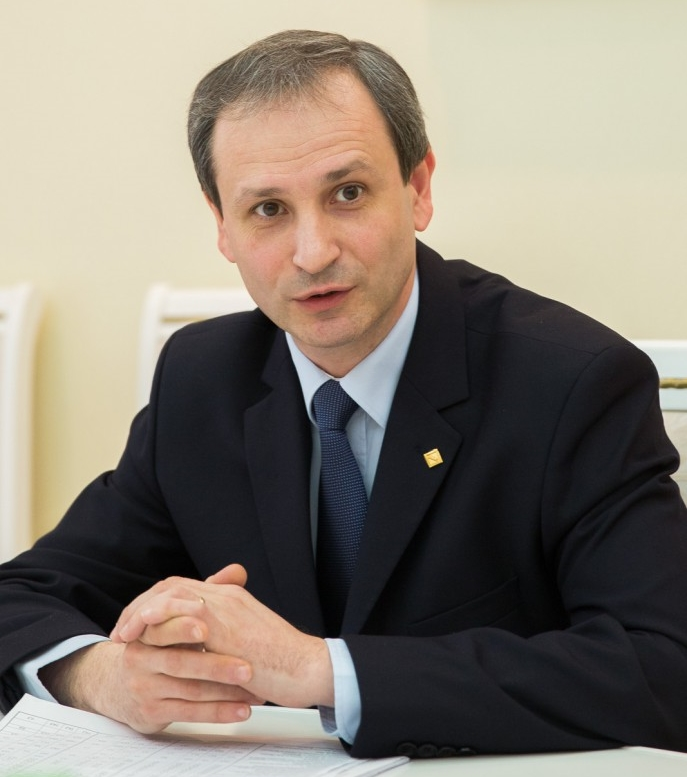
#> input picture lab4/img/bostan.tiff, 687 x 777 px
$ python 2.py
#> lines starting #> are read from the running program, lines starting #| are printed output that depends on the picture
import cv2
import numpy as np
import matplotlib.pyplot as plt

# Define the image path
image_path = '../img/bostan.tiff'

try:
    c = cv2.imread(image_path)
#> c is the input picture: shape (777, 687, 3); mean B, G, R 114.9, 126.2, 135
    if c is None:
        raise FileNotFoundError(f"Image not found at {image_path}. Please check the path and filename.")

    c_rgb = cv2.cvtColor(c, cv2.COLOR_BGR2RGB) if len(c.shape) == 3 else c

    cc = c[50:306, 206:462]
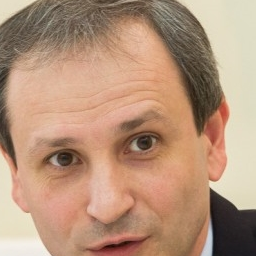
#> cc: shape (256, 256, 3); mean B, G, R 122.6, 147.1, 181.7

    cc_rgb = cv2.cvtColor(cc, cv2.COLOR_BGR2RGB) if len(cc.shape) == 3 else cc


    colors = ('b', 'g', 'r')
    for i, color in enumerate(colors):
        hist = cv2.calcHist([cc], [i], None, [256], [0, 256])
        plt.plot(hist, color=color, alpha=0.7)
    plt.title('Histograms (Color Channels)')
    plt.xlabel('Pixel Value')
    plt.ylabel('Frequency')
    plt.legend(['Blue channel', 'Green channel', 'Red channel'])
    plt.grid(True)
    plt.show()
#> figure, not shown here; curve peaks at x = 198, y = 2087; curve peaks at x = 221, y = 2055; curve peaks at x = 223, y = 2409


    b, g, r = cv2.split(cc)
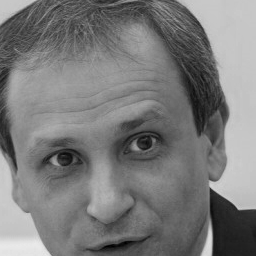
#> b: shape (256, 256); min 0, max 234, mean 122.6
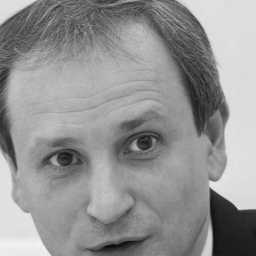
#> g: shape (256, 256); min 3, max 244, mean 147.1
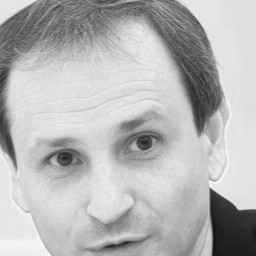
#> r: shape (256, 256); min 16, max 255, mean 181.7

    b_eq = cv2.equalizeHist(b)
    g_eq = cv2.equalizeHist(g)
    r_eq = cv2.equalizeHist(r)
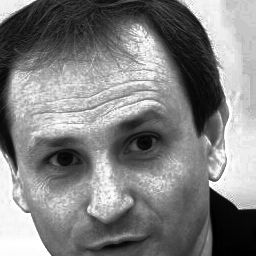
#> r_eq: shape (256, 256); min 0, max 255, mean 128.9

    h_color = cv2.merge([b_eq, g_eq, r_eq])
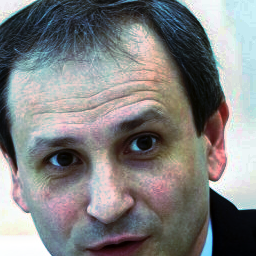
#> h_color: shape (256, 256, 3); mean B, G, R 128.6, 128.6, 128.9
    h_color_rgb = cv2.cvtColor(h_color, cv2.COLOR_BGR2RGB)

    plt.figure(figsize=(12, 6))
    plt.subplot(1, 2, 1)
    plt.imshow(cc_rgb)
    plt.title('Original Color Image (cc)')
    plt.axis('off')

    plt.subplot(1, 2, 2)
    plt.imshow(h_color_rgb)
    plt.title('Equalized Color Image (h)')
    plt.axis('off')
    plt.show()


    colors_eq = ('b', 'g', 'r')
    for i, color in enumerate(colors_eq):
        hist_eq = cv2.calcHist([h_color], [i], None, [256], [0, 256])
        plt.plot(hist_eq, color=color, alpha=0.7)
    plt.title('Histograms of Equalized Color')
    plt.xlabel('Pixel Value')
    plt.ylabel('Frequency')
    plt.legend(['Blue channel (Equalized)', 'Green channel (Equalized)', 'Red channel (Equalized)'])
    plt.grid(True)
    plt.tight_layout()
    plt.show()
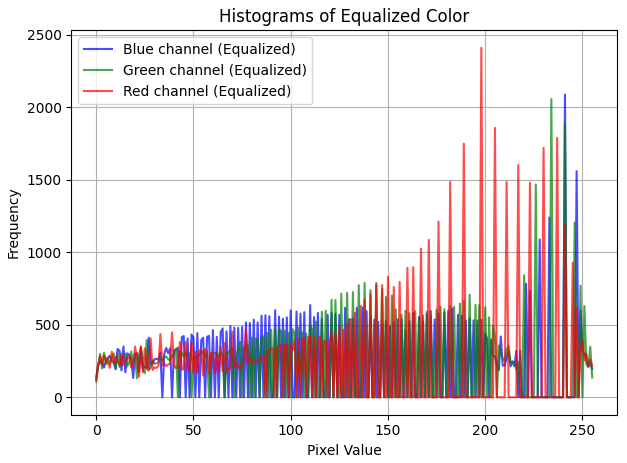
#> figure drawn by matplotlib, 1 panel; curve peaks at x = 241, y = 2087; curve peaks at x = 234, y = 2055; curve peaks at x = 198, y = 2409

except FileNotFoundError as e:
    print(e)
    print("Please make sure 'bostan.tiff' exists and the path is correct.")
except Exception as e:
    print(f"An unexpected error occurred: {e}")
